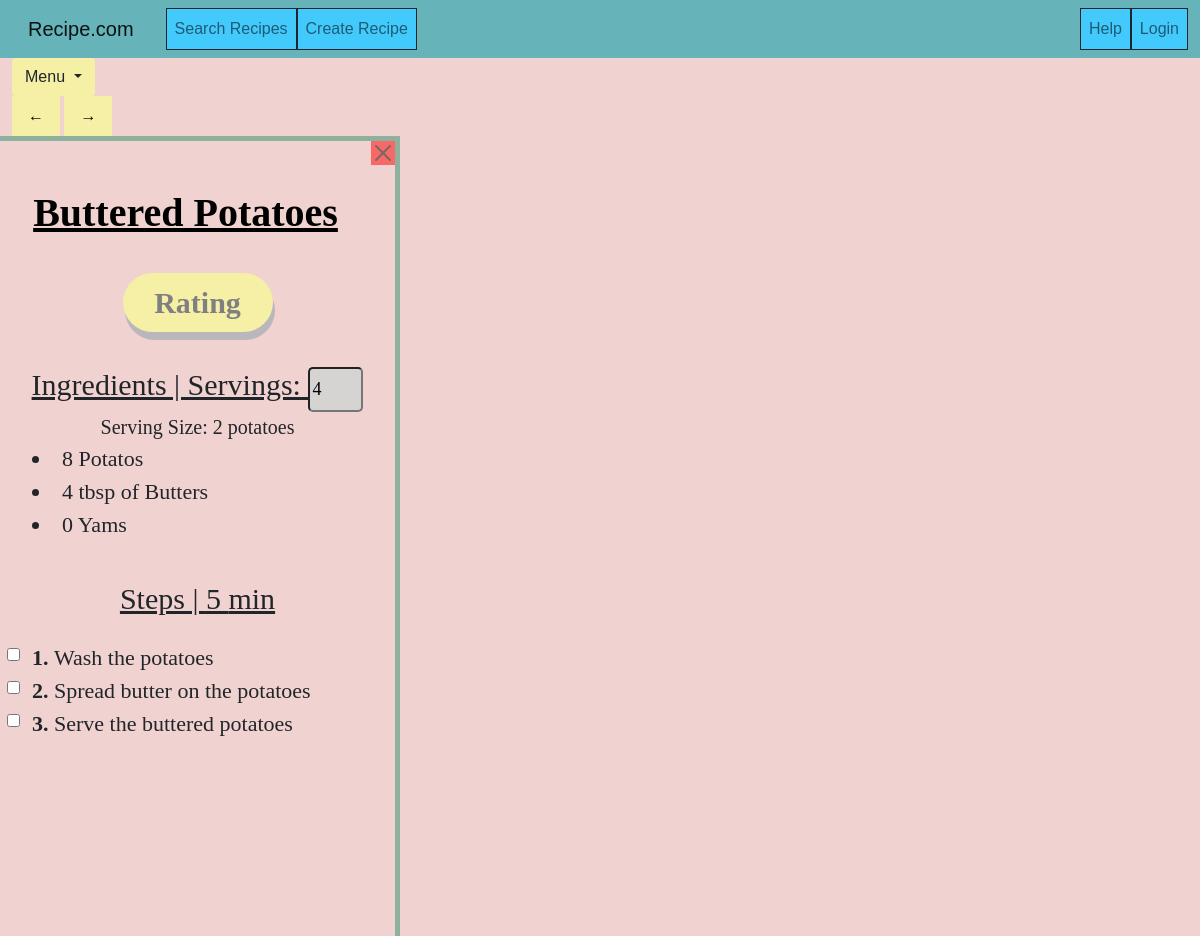
Screenshot of /meal/5 with the database file from the repository.
### recipe/models.py (models this page shows, shortened)
class Recipe(models.Model):
    class Classifications(models.TextChoices):
        DESSERT = 'de'
        ENTREE = 'en'
        SIDE = 'si'
        APPETIZER = 'ap'
        DRINK ='dr'
    name = models.CharField(max_length=50)
    description = models.CharField(max_length=250)
    cookingTime = models.IntegerField()
    image = models.ImageField()
    classification = models.CharField(max_length=2,choices=Classifications.choices,default=Classifications.ENTREE)
    servings = models.IntegerField()
    servingSize = models.CharField(max_length=50)
    author = models.ForeignKey(User,on_delete=CASCADE)
    private = models.BooleanField(default=False)
    ingredients = models.JSONField(default=dict)
    steps = models.JSONField(default=get_list)
    @property
    def rating(self):
        ratings = Rating.objects.filter(recipe_id=self.id)
        if len(ratings)==0:
            return 0
        totalvalue = 0
        for rate in ratings:
            totalvalue += rate.value
        return totalvalue/len(ratings)
    def ingredientsAsText(self,multiplier):
        return Recipe.ingredientsToText(self.ingredients,multiplier)
    @staticmethod
    def ingredientsToText(ingredients,multiplier):
        ingTextList=[]
        for name in ingredients.keys():
            ing = ingredients[name]
            unit,quantity = ing['unit'],ing['quantity']*multiplier
            if (quantity % 1 == 0):
                quantity = int(quantity)
            if unit in ['count','cnt']:
                if quantity == 1:
                    ingTextList.append("{} {}".format(quantity,name.capitalize()))
                else:
                    ingTextList.append("{} {}".format(quantity,pluralize(name).capitalize()))
            else:
                ingTextList.append("{} {} of {}".format(quantity,unit,pluralize(name).capitalize()))
        return ingTextList

### recipe/views.py (the view)
# urls.py: path("meal/<str:ids>",views.meal,name='meal'),
def meal(request,ids):
    page = int(request.GET.get('page',1))
    recPerPage = int(request.GET.get('recPerPage',3))
    idsList = ids.split(",")
    recipes = list(Recipe.objects.filter(id__in=idsList))[(page-1)*recPerPage:page*recPerPage]
    return render(request,'recipe/meal.html',context={'ids':ids, 'recipes' :recipes})

### recipe/models.py (called while the page is built)
def pluralize(noun):
    if re.search('[sxz]$', noun):
         return re.sub('$', 'es', noun)
    elif re.search('[^aeioudgkprt]h$', noun):
        return re.sub('$', 'es', noun)
    elif re.search('[aeiou]y$', noun):
        return re.sub('y$', 'ies', noun)
    else:
        return noun + 's'

### recipe/templatetags/app_filters.py (called while the page is built)
@register.filter(name="get_right_ingredients")
def get_right_ingredients(obj, multiplier):
    return obj.ingredientsAsText(multiplier)

@register.filter(name="get_rating")
def get_rating(user, id):
    if user.is_authenticated:
        r = Rating.objects.filter(author=user,recipe__id=id).first()
        if r:
            return r.value
    return 0

### recipe/templates/recipe/meal.html (shortened to what this page needs)
{% extends 'recipe/base.html' %}
{% load static %}
{% load app_filters %}
{% block content %}
{% block style %}
    <link rel="stylesheet" type="text/css" href="{% static 'recipe/css/recipe.css' %}" />
{% endblock style %}
<div class="container-fluid h-100 p-0">
	<div class="row">
		{% include 'recipe/partials/mealDropdown.html' %}
		<div id= "rec-overflow">
			<a href="#" class="previous">&#8592;</a>
			<a href="#" class="next">&#8594;</a>
    	</div>
		{% for recipe in recipes %}
			<div class="col-lg-4 col-md-6 col-sm-12 scroll p-0" id= "box1">
				<button type="button" class="btn-close exit" id="close-{{recipe.id}}" onClick="closeRecipe(this)"></button>
				<h1><a href="{% url 'recipe' recipe.id %}" class="title">{{recipe.name}} </a></h1>
				<div class= "mx-auto text-center">
					<button type="button" class="btn rating"  data-bs-toggle="modal" data-bs-target="#exampleModal-{{recipe.id}}">
						Rating
					</button>
				</div>
				<div class="ingredients text-decoration-underline">
					Ingredients | Servings: <input id="servings-{{recipe.id}}" class="servings" type="number" value="{{recipe.servings}}" placeholder="{{recipe.servings}}" min=0>
				</div>
				<div class= "servSize">
					Serving Size: {{recipe.servingSize}}
				</div>
			<div class="ordered-ing"id="inglist-{{recipe.id}}">
				<ul type="disc">
					{% for ingredient in recipe|get_right_ingredients:1 %}
						<li> {{ingredient}} </li>
					{% endfor %}
				</ul>
			</div>
			<div class="steps text-decoration-underline">
				Steps | {{recipe.cookingTime}} min
			</div>
			<ol class="ordered-sps">
				{% for step in recipe.steps %}
					<li>
						<input type= "checkbox" onclick="$(this).parent().toggleClass('text-decoration-line-through')">
						<span>{{step}}</span>
					</li>
				{% endfor %}
			</ol>
		</div>
	{% endfor %}
</div>
</div>
 {% endblock content %}

### recipe/static/recipe/css/base.css (style rules this page uses)
html,body { height:100%; }

### recipe/static/recipe/css/recipe.css (style rules this page uses)
::placeholder { color: white; }
body { font-family: 'Poppins', sans-serif; }
body { background-color: #cdecea; }

### rows the page displays
Recipe: name "Buttered Potatoes", servings "4", servingSize "2 potatoes", recipe "8 Potatos" "4 tbsp of Butters" "0 Yams", cookingTime "5", steps "Wash the potatoes" "Spread butter on the potatoes" "Serve the buttered potatoes"
